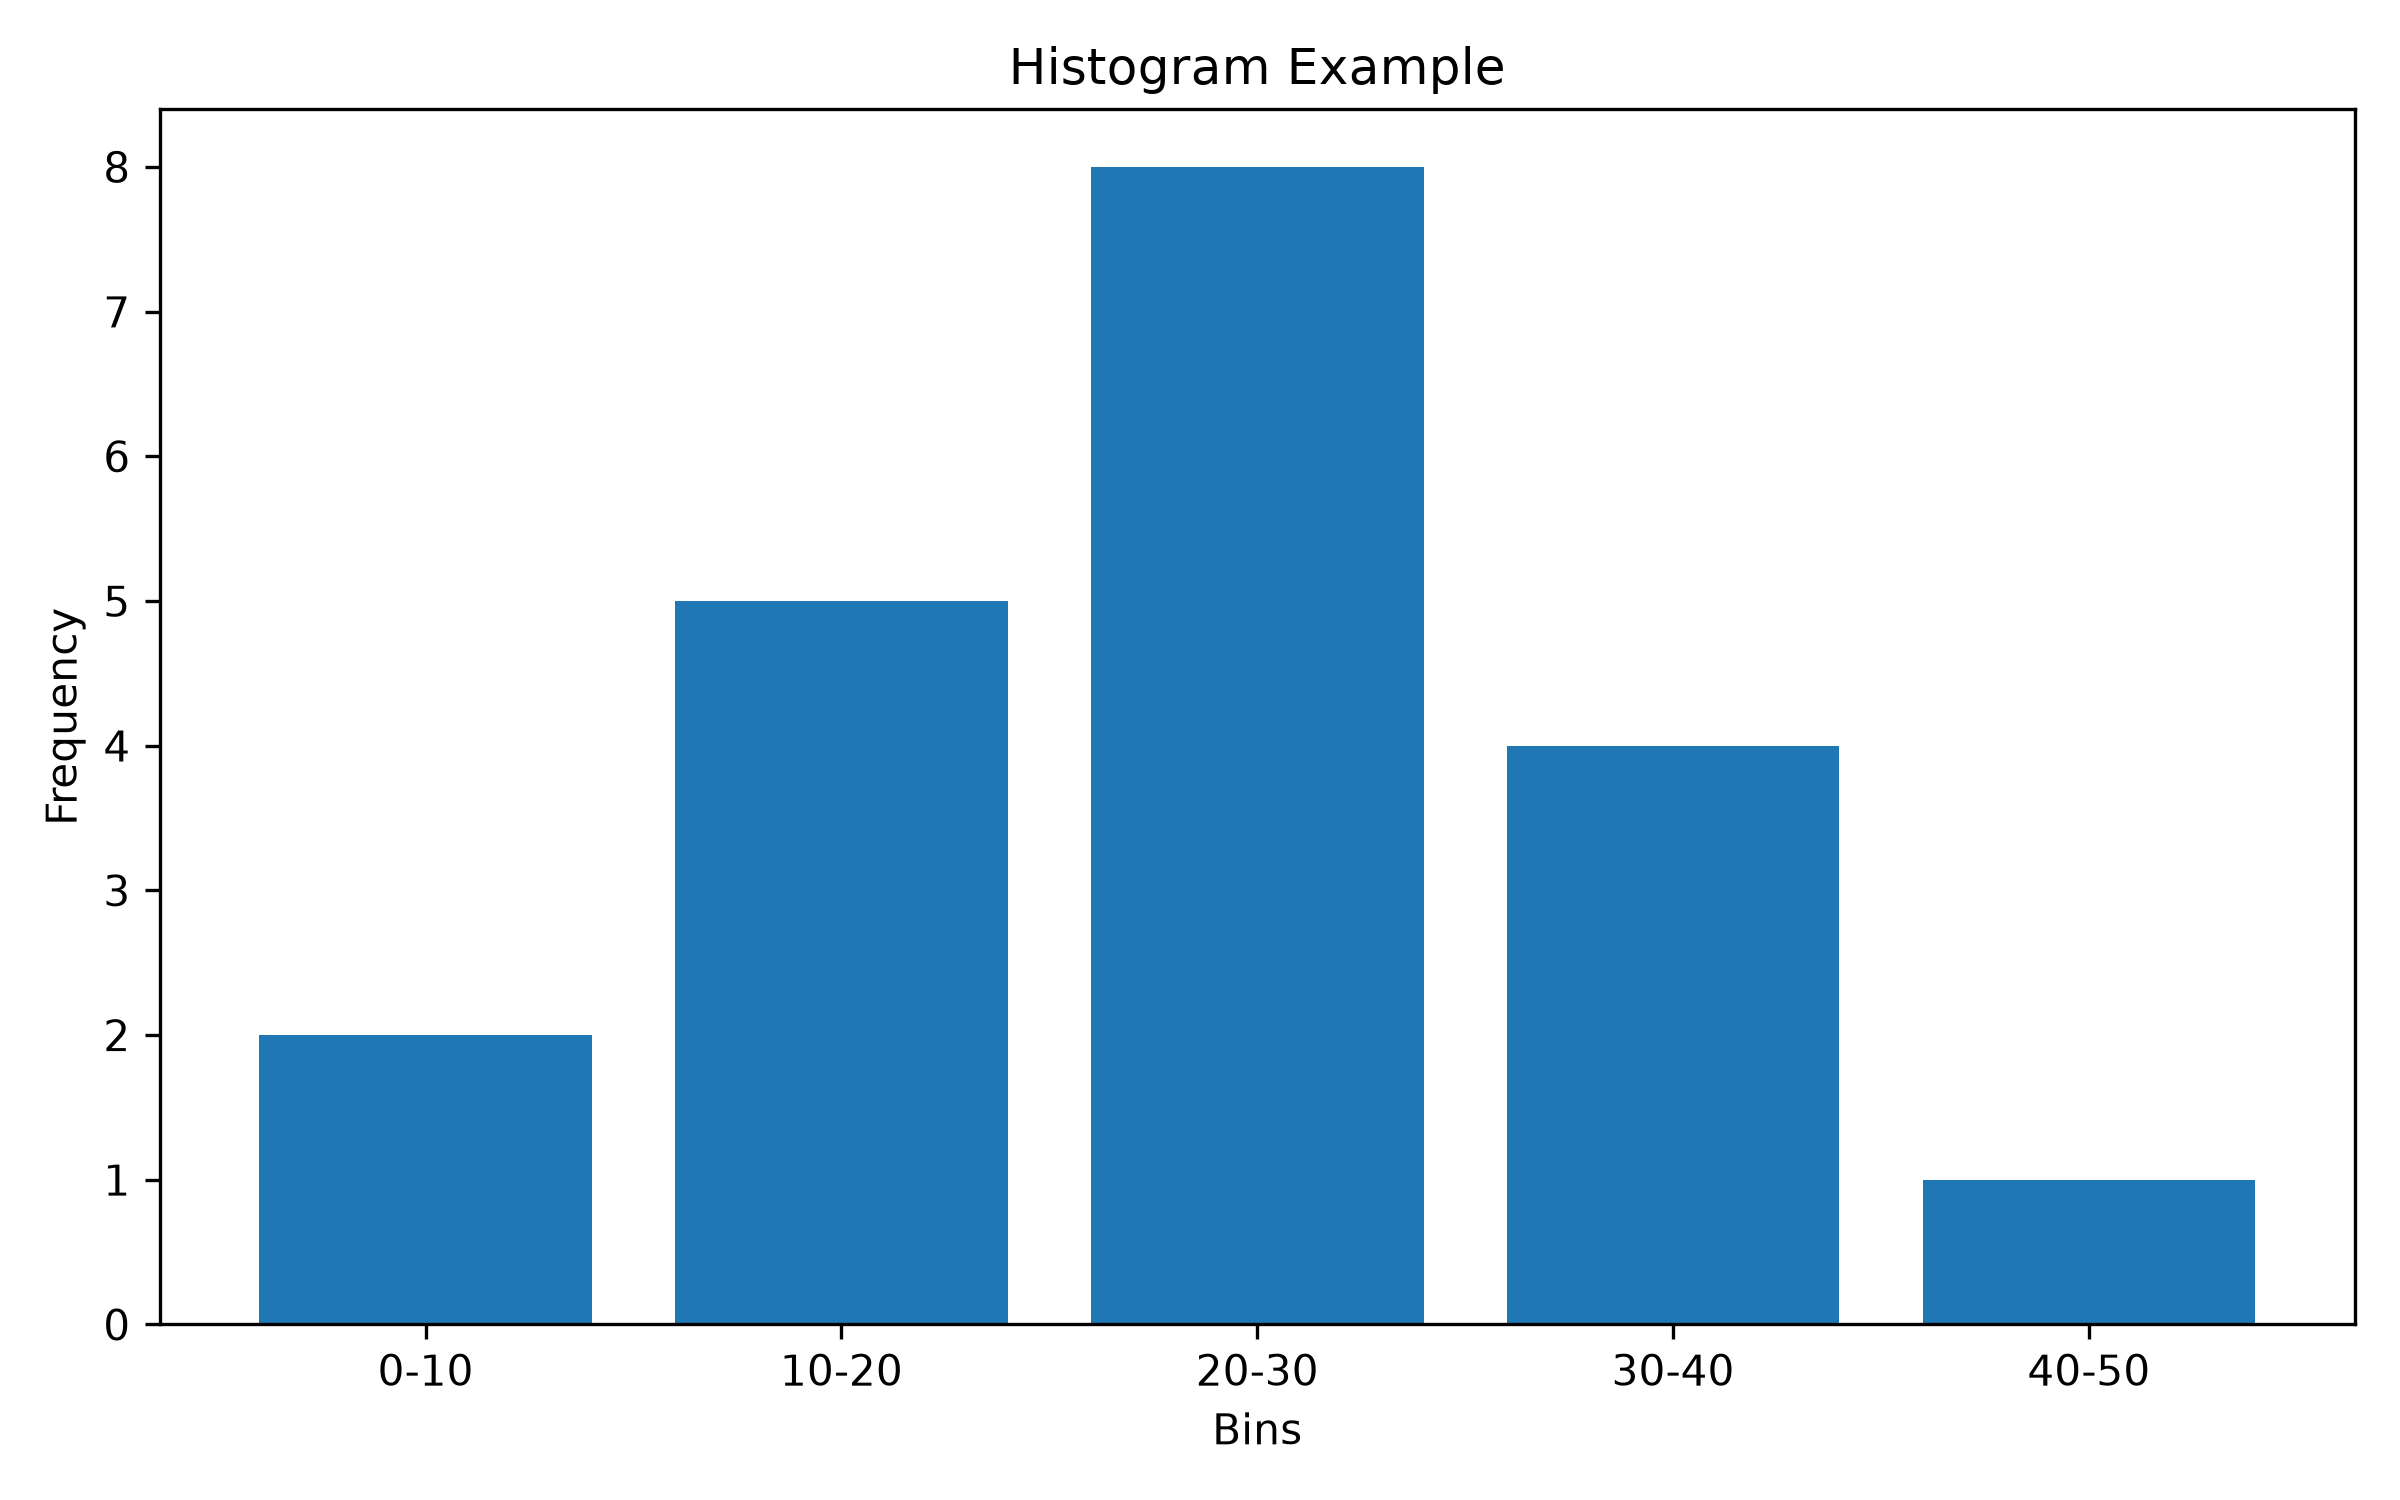

Recreate this plot in Python.
# create_histogram_image.py

import matplotlib.pyplot as plt

bins = ["0-10", "10-20", "20-30", "30-40", "40-50"]
freq = [2, 5, 8, 4, 1]

plt.figure(figsize=(8, 5))
plt.bar(bins, freq)

plt.title("Histogram Example")
plt.xlabel("Bins")
plt.ylabel("Frequency")

plt.tight_layout()
plt.savefig("histogram-example.png", dpi=300)
plt.show()
